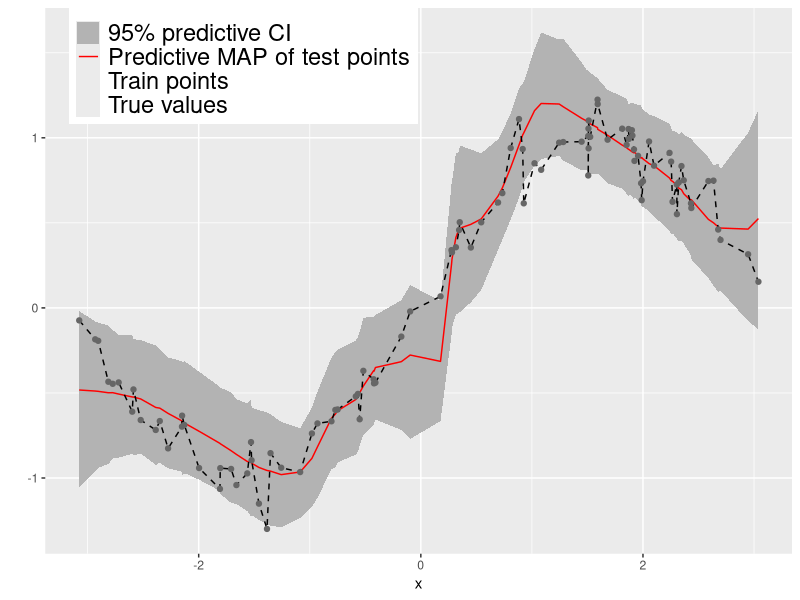

R code for this plot: (Note: this script raises an error after producing the figure.)
# plot by number of dimensions
library(ggplot2)

y_train = read.csv("y_train.csv")$X0
x_train = read.csv("x_train.csv")$X0
y_train_pred = read.csv("y_train_pred_boomerang.csv")$X0

lower_train = read.csv("lower_train_boomerang.csv")$X0
upper_train = read.csv("upper_train_boomerang.csv")$X0


df = data.frame(x_train, y_train, y_train_pred, lower_train, upper_train)



#plot 
png("boomerang.png", units="in", width=7, height=5, res=600)
ggplot(df, aes(x_train)) +
  geom_ribbon(aes(ymin = lower_train, ymax = upper_train, color = "95% predictive CI"), fill = "grey70", linetype=0) + 
  geom_line(aes(x = x_train, y = y_train_pred, color = "Predictive MAP of test points")) + 
  geom_line(aes(y = y_train, color = "True values"), linetype="dashed") + 
  geom_point(aes(x = x_train, y = y_train, color="Train points")) +
  xlab("x") + 
  ylab("") +
  scale_linetype_manual(values = c("Predictive MAP of test points" = "dashed","True values" = "dashed")) +
  scale_color_manual(name="", values = c("Train points"="grey40", "Predictive MAP of test points" = "red","True values" = "black", "95% predictive CI"="grey"))+
  guides(color = guide_legend(override.aes = list(linetype = c(0, 1, 2, 0),
                                                  shape = c(16,NA,NA,NA), 
                                                  size = 1))) +
  
  theme(legend.position = c(0.265, 0.9),
        legend.background = element_rect(fill = "white"),
        legend.title = element_text(size=3),
        legend.text = element_text(size=17))
#legend.key = element_rect(size=10)) 
dev.off()

png("figure_BNN_extended.png", units="in", width=7, height=5, res=600)
df_complete = data.frame(x = c(x_test, x_ext),  y_true = c(y_test, y_ext), y_pred = c(y_test_pred, y_ext_pred),  low = c(lower_test, lower_ext), up = c(upper_test, upper_ext), x_train, y_train)
ggplot(df_complete, aes(x)) +
  geom_ribbon(aes(ymin = low, ymax = up, color = "95% predictive CI"), fill = "grey70", linetype=0) + 
  geom_line(aes(y = y_true), linetype="dashed") + 
  geom_line(aes(y = y_pred)) + 
  geom_point(aes(x = x_train, y = y_train)) +
  xlab("x") + 
  ylab("") + 
  theme(legend.position = c(0.17, 0.9),
        legend.background = element_rect(fill = "white", color = "black"),
        legend.key.size = unit(0.1, 'cm'))
dev.off()
